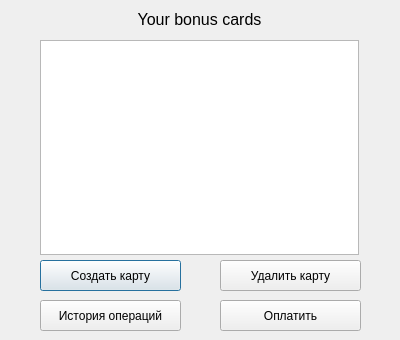
<?xml version="1.0" encoding="UTF-8"?>
<ui version="4.0">
 <class>Cardfinder</class>
 <widget class="QDialog" name="Cardfinder">
  <property name="geometry">
   <rect>
    <x>0</x>
    <y>0</y>
    <width>400</width>
    <height>340</height>
   </rect>
  </property>
  <property name="windowTitle">
   <string>Dialog</string>
  </property>
  <widget class="QListWidget" name="listWidget_cards">
   <property name="geometry">
    <rect>
     <x>40</x>
     <y>40</y>
     <width>319</width>
     <height>215</height>
    </rect>
   </property>
   <property name="font">
    <font>
     <pointsize>12</pointsize>
    </font>
   </property>
   <property name="modelColumn">
    <number>0</number>
   </property>
  </widget>
  <widget class="QLabel" name="label">
   <property name="geometry">
    <rect>
     <x>40</x>
     <y>10</y>
     <width>319</width>
     <height>19</height>
    </rect>
   </property>
   <property name="font">
    <font>
     <pointsize>12</pointsize>
    </font>
   </property>
   <property name="text">
    <string>Your bonus cards</string>
   </property>
   <property name="alignment">
    <set>Qt::AlignCenter</set>
   </property>
  </widget>
  <widget class="QPushButton" name="pushButton_create">
   <property name="geometry">
    <rect>
     <x>40</x>
     <y>260</y>
     <width>141</width>
     <height>31</height>
    </rect>
   </property>
   <property name="text">
    <string>Создать карту</string>
   </property>
  </widget>
  <widget class="QPushButton" name="pushButton_delete">
   <property name="geometry">
    <rect>
     <x>220</x>
     <y>260</y>
     <width>141</width>
     <height>31</height>
    </rect>
   </property>
   <property name="text">
    <string>Удалить карту</string>
   </property>
  </widget>
  <widget class="QPushButton" name="pushButton_history">
   <property name="geometry">
    <rect>
     <x>40</x>
     <y>300</y>
     <width>141</width>
     <height>31</height>
    </rect>
   </property>
   <property name="text">
    <string>История операций</string>
   </property>
  </widget>
  <widget class="QPushButton" name="pushButton_pay">
   <property name="geometry">
    <rect>
     <x>220</x>
     <y>300</y>
     <width>141</width>
     <height>31</height>
    </rect>
   </property>
   <property name="text">
    <string>Оплатить</string>
   </property>
  </widget>
 </widget>
 <resources/>
 <connections/>
</ui>
